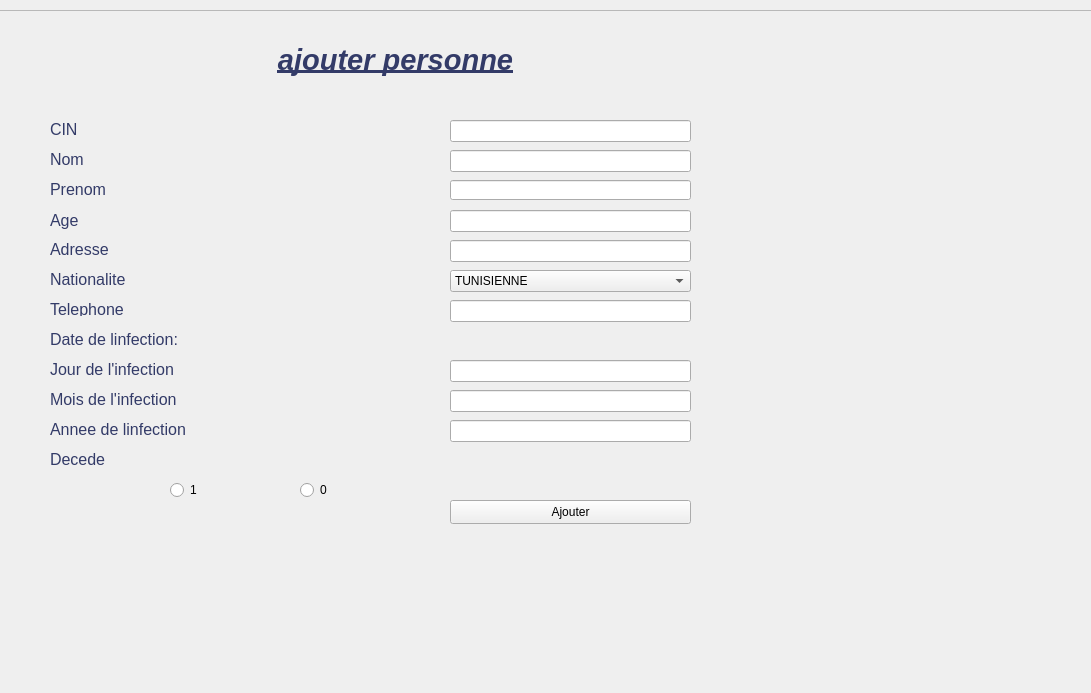
<?xml version="1.0" encoding="UTF-8"?>
<ui version="4.0">
 <class>w</class>
 <widget class="QWidget" name="w">
  <property name="geometry">
   <rect>
    <x>0</x>
    <y>0</y>
    <width>1091</width>
    <height>693</height>
   </rect>
  </property>
  <property name="windowTitle">
   <string>Form</string>
  </property>
  <property name="styleSheet">
   <string notr="true">background-image: url(images.jfif);
</string>
  </property>
  <widget class="QFrame" name="frS">
   <property name="geometry">
    <rect>
     <x>-20</x>
     <y>10</y>
     <width>1471</width>
     <height>711</height>
    </rect>
   </property>
   <property name="styleSheet">
    <string notr="true">#frS{
	border-image: url(im3.jpeg) 0 0 0 0 stretch stretch;
}</string>
   </property>
   <property name="frameShape">
    <enum>QFrame::StyledPanel</enum>
   </property>
   <property name="frameShadow">
    <enum>QFrame::Raised</enum>
   </property>
   <widget class="QLineEdit" name="cin">
    <property name="geometry">
     <rect>
      <x>470</x>
      <y>110</y>
      <width>241</width>
      <height>22</height>
     </rect>
    </property>
   </widget>
   <widget class="QLineEdit" name="nom">
    <property name="geometry">
     <rect>
      <x>470</x>
      <y>140</y>
      <width>241</width>
      <height>22</height>
     </rect>
    </property>
   </widget>
   <widget class="QLineEdit" name="pr">
    <property name="geometry">
     <rect>
      <x>470</x>
      <y>170</y>
      <width>241</width>
      <height>20</height>
     </rect>
    </property>
   </widget>
   <widget class="QLineEdit" name="age">
    <property name="geometry">
     <rect>
      <x>470</x>
      <y>200</y>
      <width>241</width>
      <height>22</height>
     </rect>
    </property>
   </widget>
   <widget class="QLineEdit" name="ad">
    <property name="geometry">
     <rect>
      <x>470</x>
      <y>230</y>
      <width>241</width>
      <height>22</height>
     </rect>
    </property>
   </widget>
   <widget class="QComboBox" name="nt">
    <property name="geometry">
     <rect>
      <x>470</x>
      <y>260</y>
      <width>241</width>
      <height>22</height>
     </rect>
    </property>
    <item>
     <property name="text">
      <string>TUNISIENNE</string>
     </property>
    </item>
    <item>
     <property name="text">
      <string>ANGLAISE</string>
     </property>
    </item>
    <item>
     <property name="text">
      <string>Bahrein</string>
     </property>
    </item>
    <item>
     <property name="text">
      <string>Bresil</string>
     </property>
    </item>
    <item>
     <property name="text">
      <string>canada</string>
     </property>
    </item>
    <item>
     <property name="text">
      <string>chine</string>
     </property>
    </item>
    <item>
     <property name="text">
      <string>colombie</string>
     </property>
    </item>
    <item>
     <property name="text">
      <string>Nouvel élément</string>
     </property>
    </item>
    <item>
     <property name="text">
      <string>ALLEMANDE</string>
     </property>
    </item>
    <item>
     <property name="text">
      <string>RWANDAISE</string>
     </property>
    </item>
    <item>
     <property name="text">
      <string>ESPAGNALE</string>
     </property>
    </item>
    <item>
     <property name="text">
      <string>ALGERIENNE</string>
     </property>
    </item>
    <item>
     <property name="text">
      <string>FRANCAISE</string>
     </property>
    </item>
    <item>
     <property name="text">
      <string>RUSSE</string>
     </property>
    </item>
    <item>
     <property name="text">
      <string>JAPONAISE</string>
     </property>
    </item>
    <item>
     <property name="text">
      <string>INDIENNE</string>
     </property>
    </item>
    <item>
     <property name="text">
      <string>MAROCAINE</string>
     </property>
    </item>
   </widget>
   <widget class="QLineEdit" name="tel">
    <property name="geometry">
     <rect>
      <x>470</x>
      <y>290</y>
      <width>241</width>
      <height>22</height>
     </rect>
    </property>
   </widget>
   <widget class="QLineEdit" name="jour">
    <property name="geometry">
     <rect>
      <x>470</x>
      <y>350</y>
      <width>241</width>
      <height>22</height>
     </rect>
    </property>
   </widget>
   <widget class="QLineEdit" name="mois">
    <property name="geometry">
     <rect>
      <x>470</x>
      <y>380</y>
      <width>241</width>
      <height>22</height>
     </rect>
    </property>
   </widget>
   <widget class="QLineEdit" name="annee">
    <property name="geometry">
     <rect>
      <x>470</x>
      <y>410</y>
      <width>241</width>
      <height>22</height>
     </rect>
    </property>
   </widget>
   <widget class="QLabel" name="label_12">
    <property name="geometry">
     <rect>
      <x>70</x>
      <y>410</y>
      <width>141</width>
      <height>16</height>
     </rect>
    </property>
    <property name="text">
     <string>&lt;html&gt;&lt;head/&gt;&lt;body&gt;&lt;p&gt;&lt;span style=&quot; font-size:12pt; color:#333b68;&quot;&gt;Annee de linfection&lt;/span&gt;&lt;/p&gt;&lt;/body&gt;&lt;/html&gt;</string>
    </property>
   </widget>
   <widget class="QLabel" name="label">
    <property name="geometry">
     <rect>
      <x>190</x>
      <y>20</y>
      <width>451</width>
      <height>61</height>
     </rect>
    </property>
    <property name="text">
     <string>&lt;html&gt;&lt;head/&gt;&lt;body&gt;&lt;p align=&quot;center&quot;&gt;&lt;span style=&quot; font-size:22pt; font-weight:600; font-style:italic; text-decoration: underline; color:#333b68;&quot;&gt;ajouter personne&lt;/span&gt;&lt;/p&gt;&lt;/body&gt;&lt;/html&gt;</string>
    </property>
   </widget>
   <widget class="QLabel" name="label_2">
    <property name="geometry">
     <rect>
      <x>70</x>
      <y>110</y>
      <width>29</width>
      <height>18</height>
     </rect>
    </property>
    <property name="text">
     <string>&lt;html&gt;&lt;head/&gt;&lt;body&gt;&lt;p&gt;&lt;span style=&quot; font-size:12pt; color:#333b68;&quot;&gt;CIN&lt;/span&gt;&lt;/p&gt;&lt;/body&gt;&lt;/html&gt;</string>
    </property>
   </widget>
   <widget class="QLabel" name="label_3">
    <property name="geometry">
     <rect>
      <x>70</x>
      <y>140</y>
      <width>49</width>
      <height>16</height>
     </rect>
    </property>
    <property name="text">
     <string>&lt;html&gt;&lt;head/&gt;&lt;body&gt;&lt;p&gt;&lt;span style=&quot; font-size:12pt; color:#333b68;&quot;&gt;Nom&lt;/span&gt;&lt;/p&gt;&lt;/body&gt;&lt;/html&gt;</string>
    </property>
   </widget>
   <widget class="QLabel" name="label_4">
    <property name="geometry">
     <rect>
      <x>70</x>
      <y>170</y>
      <width>81</width>
      <height>16</height>
     </rect>
    </property>
    <property name="styleSheet">
     <string notr="true">color: rgb(77, 179, 200);</string>
    </property>
    <property name="text">
     <string>&lt;html&gt;&lt;head/&gt;&lt;body&gt;&lt;p&gt;&lt;span style=&quot; font-size:12pt; color:#333b68;&quot;&gt;Prenom&lt;/span&gt;&lt;/p&gt;&lt;/body&gt;&lt;/html&gt;</string>
    </property>
   </widget>
   <widget class="QLabel" name="label_5">
    <property name="geometry">
     <rect>
      <x>70</x>
      <y>200</y>
      <width>61</width>
      <height>21</height>
     </rect>
    </property>
    <property name="text">
     <string>&lt;html&gt;&lt;head/&gt;&lt;body&gt;&lt;p&gt;&lt;span style=&quot; font-size:12pt; color:#333b68;&quot;&gt;Age&lt;/span&gt;&lt;/p&gt;&lt;/body&gt;&lt;/html&gt;</string>
    </property>
   </widget>
   <widget class="QLabel" name="label_6">
    <property name="geometry">
     <rect>
      <x>70</x>
      <y>230</y>
      <width>91</width>
      <height>16</height>
     </rect>
    </property>
    <property name="text">
     <string>&lt;html&gt;&lt;head/&gt;&lt;body&gt;&lt;p&gt;&lt;span style=&quot; font-size:12pt; color:#333b68;&quot;&gt;Adresse&lt;/span&gt;&lt;/p&gt;&lt;/body&gt;&lt;/html&gt;</string>
    </property>
   </widget>
   <widget class="QLabel" name="label_7">
    <property name="geometry">
     <rect>
      <x>70</x>
      <y>260</y>
      <width>91</width>
      <height>20</height>
     </rect>
    </property>
    <property name="text">
     <string>&lt;html&gt;&lt;head/&gt;&lt;body&gt;&lt;p&gt;&lt;span style=&quot; font-size:12pt; color:#333b68;&quot;&gt;Nationalite&lt;/span&gt;&lt;/p&gt;&lt;/body&gt;&lt;/html&gt;</string>
    </property>
   </widget>
   <widget class="QLabel" name="label_8">
    <property name="geometry">
     <rect>
      <x>70</x>
      <y>290</y>
      <width>101</width>
      <height>16</height>
     </rect>
    </property>
    <property name="text">
     <string>&lt;html&gt;&lt;head/&gt;&lt;body&gt;&lt;p&gt;&lt;span style=&quot; font-size:12pt; color:#333b68;&quot;&gt;Telephone&lt;/span&gt;&lt;/p&gt;&lt;/body&gt;&lt;/html&gt;</string>
    </property>
   </widget>
   <widget class="QLabel" name="label_9">
    <property name="geometry">
     <rect>
      <x>70</x>
      <y>320</y>
      <width>151</width>
      <height>16</height>
     </rect>
    </property>
    <property name="text">
     <string>&lt;html&gt;&lt;head/&gt;&lt;body&gt;&lt;p&gt;&lt;span style=&quot; font-size:12pt; color:#333b68;&quot;&gt;Date de linfection:&lt;/span&gt;&lt;/p&gt;&lt;/body&gt;&lt;/html&gt;</string>
    </property>
   </widget>
   <widget class="QLabel" name="label_10">
    <property name="geometry">
     <rect>
      <x>70</x>
      <y>350</y>
      <width>141</width>
      <height>16</height>
     </rect>
    </property>
    <property name="text">
     <string>&lt;html&gt;&lt;head/&gt;&lt;body&gt;&lt;p&gt;&lt;span style=&quot; font-size:12pt; color:#333b68;&quot;&gt;Jour de l'infection&lt;/span&gt;&lt;/p&gt;&lt;/body&gt;&lt;/html&gt;</string>
    </property>
   </widget>
   <widget class="QLabel" name="label_11">
    <property name="geometry">
     <rect>
      <x>70</x>
      <y>380</y>
      <width>141</width>
      <height>16</height>
     </rect>
    </property>
    <property name="text">
     <string>&lt;html&gt;&lt;head/&gt;&lt;body&gt;&lt;p&gt;&lt;span style=&quot; font-size:12pt; color:#333b68;&quot;&gt;Mois de l'infection&lt;/span&gt;&lt;/p&gt;&lt;/body&gt;&lt;/html&gt;</string>
    </property>
   </widget>
   <widget class="QLabel" name="label_13">
    <property name="geometry">
     <rect>
      <x>70</x>
      <y>440</y>
      <width>71</width>
      <height>20</height>
     </rect>
    </property>
    <property name="text">
     <string>&lt;html&gt;&lt;head/&gt;&lt;body&gt;&lt;p&gt;&lt;span style=&quot; font-size:12pt; color:#333b68;&quot;&gt;Decede&lt;/span&gt;&lt;/p&gt;&lt;/body&gt;&lt;/html&gt;</string>
    </property>
   </widget>
   <widget class="QRadioButton" name="btr1">
    <property name="geometry">
     <rect>
      <x>190</x>
      <y>470</y>
      <width>89</width>
      <height>20</height>
     </rect>
    </property>
    <property name="text">
     <string>1</string>
    </property>
   </widget>
   <widget class="QRadioButton" name="btr2">
    <property name="geometry">
     <rect>
      <x>320</x>
      <y>470</y>
      <width>89</width>
      <height>20</height>
     </rect>
    </property>
    <property name="text">
     <string>0</string>
    </property>
   </widget>
   <widget class="QPushButton" name="Ajouter">
    <property name="geometry">
     <rect>
      <x>470</x>
      <y>490</y>
      <width>241</width>
      <height>24</height>
     </rect>
    </property>
    <property name="text">
     <string>Ajouter</string>
    </property>
   </widget>
  </widget>
 </widget>
 <resources>
  <include location="../test/rec.qrc"/>
 </resources>
 <connections/>
</ui>
